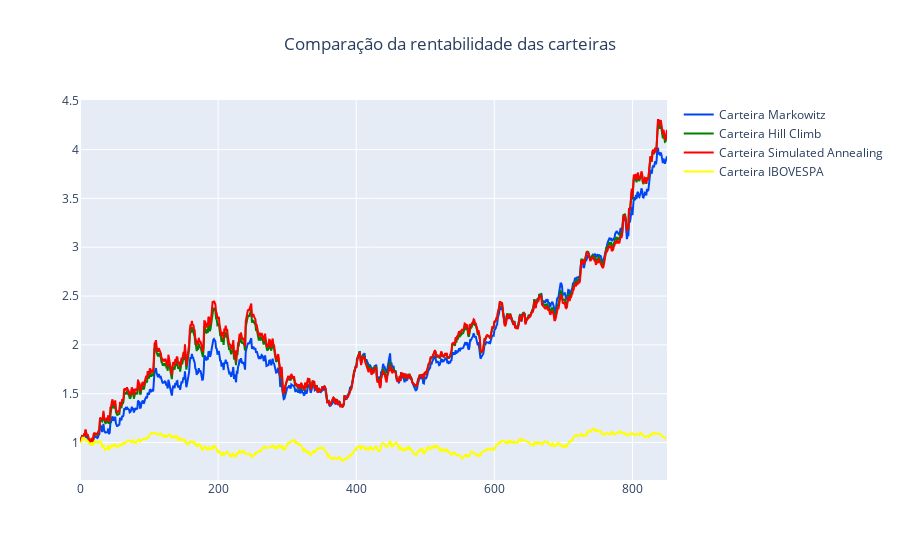

Notebook source saved alongside this figure:
### Code cell
# Criando gráfico das cotações
figura = px.line(title = 'Comparação da rentabilidade das carteiras')

for i, coluna in enumerate(df_carteira_normalizado.columns):
    figura.add_scatter(x=df_carteira_normalizado.index, y=df_carteira_normalizado[coluna], name=coluna, line=dict(color=cores[i]))


figura.update_layout(
    
    title_x=0.5
)

figura.show()

### Figure 1 — Plotly figure (JSON) as saved in the notebook; plotly's stock layout.template omitted (floating-point values rounded to 4 significant figures; data arrays with more than 128 entries replaced by an {"elided": "..."} marker saying what was removed)
{"data": [{"hovertemplate": "<extra></extra>", "legendgroup": "", "line": {"color": "#636efa", "dash": "solid"}, "marker": {"symbol": "circle"}, "mode": "lines", "name": "", "orientation": "v", "showlegend": false, "type": "scatter", "xaxis": "x", "yaxis": "y"}, {"line": {"color": "#0045F5"}, "name": "Carteira Markowitz", "type": "scatter", "x": {"elided": "851 int values"}, "y": {"elided": "851 float values"}}, {"line": {"color": "green"}, "name": "Carteira Hill Climb", "type": "scatter", "x": {"elided": "851 int values"}, "y": {"elided": "851 float values"}}, {"line": {"color": "red"}, "name": "Carteira Simulated Annealing", "type": "scatter", "x": {"elided": "851 int values"}, "y": {"elided": "851 float values"}}, {"line": {"color": "yellow"}, "name": "Carteira IBOVESPA", "type": "scatter", "x": {"elided": "851 int values"}, "y": {"elided": "851 float values"}}], "layout": {"legend": {"tracegroupgap": 0}, "title": {"text": "Comparação da rentabilidade das carteiras", "x": 0.5}, "xaxis": {"anchor": "y", "domain": [0, 1]}, "yaxis": {"anchor": "x", "domain": [0, 1]}}}
